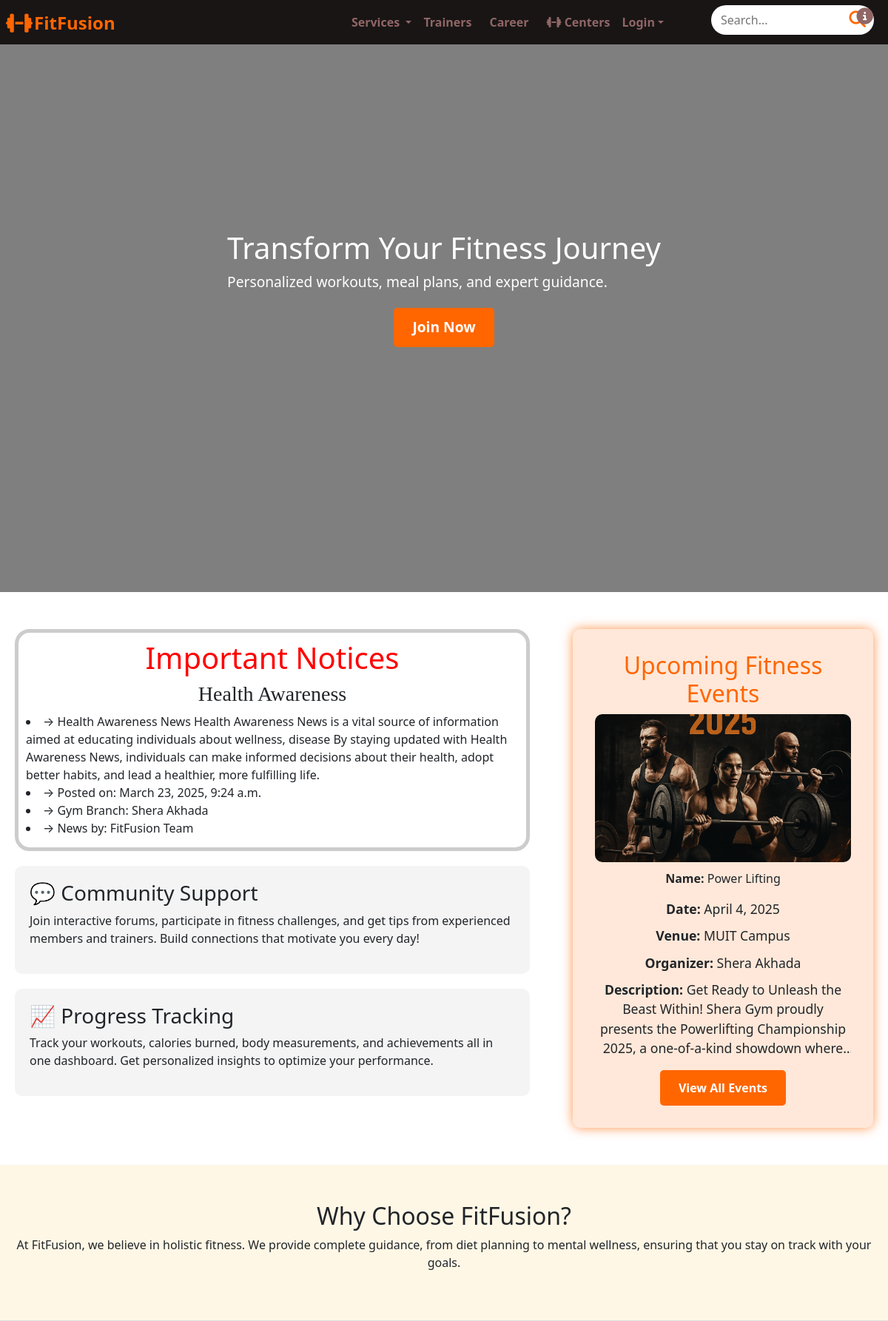
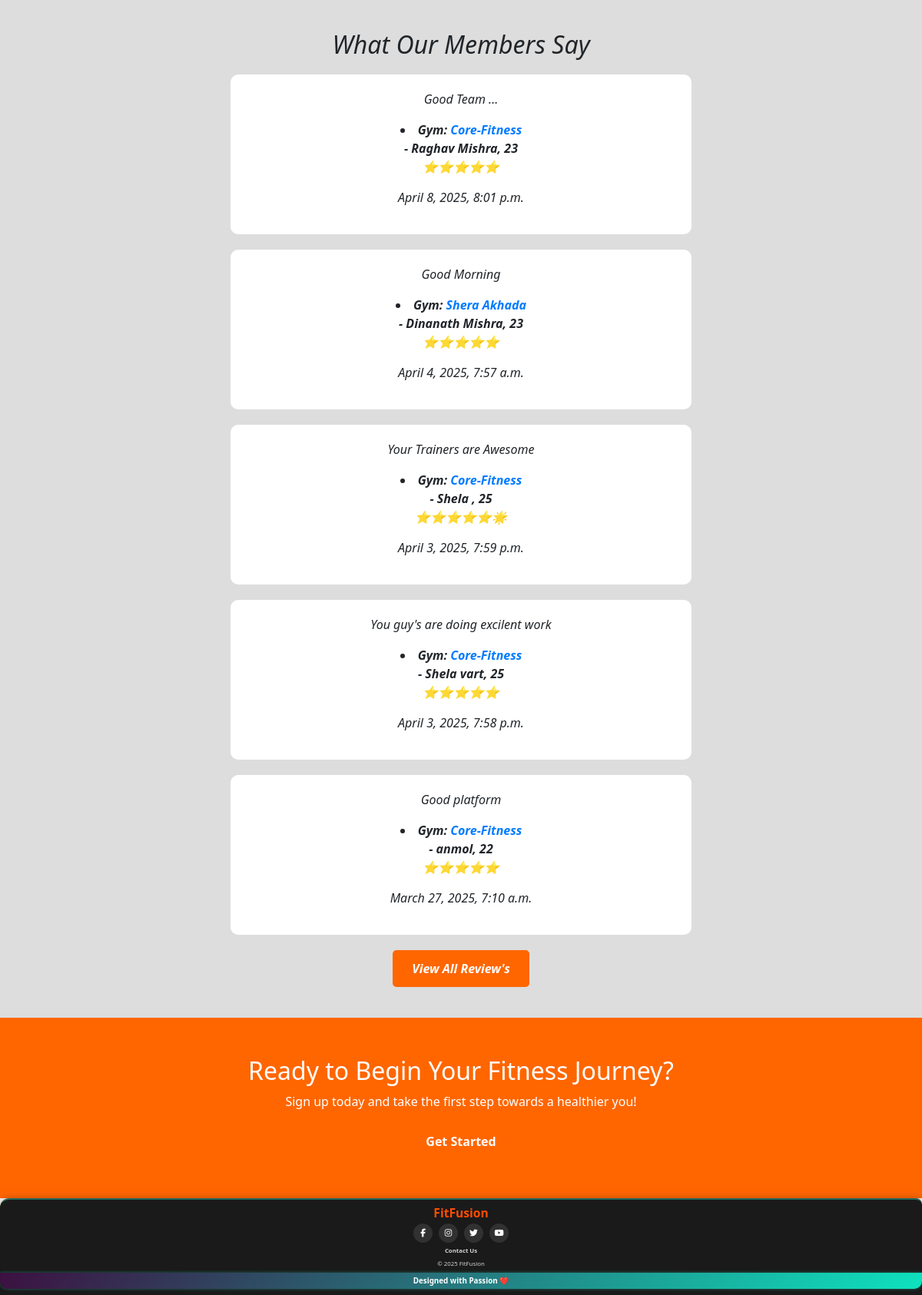
The page / on the database its author committed (2 pictures, top to bottom).
### gym/models.py (models this page shows, shortened)
class News(models.Model):
    news_title = models.CharField(max_length=100)
    news_description = models.TextField()
    news_time = models.DateTimeField(default=timezone.now)
    news_by = models.CharField(max_length=100, default="FitFusion Team")
    gym = models.ForeignKey('Gym', on_delete=models.SET_NULL, blank=True, null=True)  # Foreign key to Gym model
    class Meta:
        verbose_name = "News"
        verbose_name_plural = "News"

class Gym(models.Model):
    gym_id = models.CharField(max_length=50, primary_key=True)  # Unique ID for the gym
    password = models.CharField(max_length=128)  # Storing password (consider hashing it)
    owner_name =models.CharField(max_length=100)
    gym_name = models.CharField(max_length=100, unique=True)
    gym_city = models.CharField(max_length=50)
    contact = models.CharField(max_length=15, blank=True, null=True)
    address = models.CharField(max_length=150)
    opening_hours = models.CharField(max_length=100, default='6:00 AM - 10:00 PM')
    gym_image = models.ImageField(upload_to='gym/gym_images', blank=True, null=True)
    payment = models.BooleanField(default=False)
    def __str__(self):
        return self.gym_name

class Event(models.Model):
    gym_id = models.CharField(max_length=50, default="")
    event_name = models.CharField(max_length=100)
    event_venue = models.CharField(max_length=150)
    event_date = models.DateField(default=timezone.now)
    event_description = models.TextField()
    event_image = models.ImageField(upload_to='gym/event_images', blank=True, null=True)

class Feedback(models.Model):
    name = models.CharField(max_length=40)
    age = models.IntegerField(default=18)
    rating = models.CharField(max_length=20)
    feedback = models.TextField()
    date = models.DateTimeField(auto_now_add=True)
    gym = models.ForeignKey(Gym,  on_delete=models.SET_NULL,  blank=True,  null=True,  related_name='feedbacks')

### gym/views.py (the view)
# urls.py: path('',views.home ,name='home'),
def home(request):
    news_list = News.objects.order_by('-news_time')[:5]#set limit by time
    latest_event = Event.objects.order_by('-event_date').first()  # Latest event
    reviews = Feedback.objects.order_by('-date')[:5]
    context = {
    "notice_key": news_list, #pass news
    "event_key": latest_event,  # Pass only the latest event
    "feedback_key" : reviews, #pass feedback data
     }
    return render(request, 'gym/html/index.html',context)

### gym/templates/gym/html/index.html (shortened to what this page needs)
<!DOCTYPE html>
<html lang="en">
    {% load static %}
<head>
    <link rel="stylesheet" href="{% static 'gym/CSS/index.css' %}">
</head>
<body>
{% include 'gym/common_files/common_header.html'%}
<div class="main-body">
    <header class="hero">
        <video id="video1" class="active" autoplay muted>
            <source src="{% static 'gym/video_audio/index_video/vid4.mp4' %}" type="video/mp4">
        </video>
         <div class="hero-content">
            <h1>Transform Your Fitness Journey</h1>
            <p>Personalized workouts, meal plans, and expert guidance.</p>
           <p style="text-align: center;"><a href="/register_member/"  class="btn-primary">Join Now</a></p>
        </div>
    </header>
    <section class="features">
        <div class="features-left">
            <div class="feature-box-news">
                <h1 style="color:red;text-align:center;">Important Notices</h3>
                <marquee direction="up" scrollamount="2" onmouseover="this.stop()" onmouseout="this.start()">
                {%for n in notice_key%}
                  <h3 style="font-family: fantasy; text-align: center;" >{{n.news_title}}</h3>
                  <li>→ {{ n.news_description }}</li>
                  <li>→ Posted on: {{ n.news_time }}</li>
                  <li>→ Gym Branch: {{ n.gym }}</li>
                  <li>→ News by: {{ n.news_by }}</li>
                {% endfor %}
                </marquee>
            </div>
            <div class="feature-box">
                <h3>💬 Community Support</h3>
                <p>Join interactive forums, participate in fitness challenges, and get tips from experienced members and trainers. Build connections that motivate you every day!</p>
            </div>
            <div class="feature-box">
                <h3>📈 Progress Tracking</h3>
                <p>Track your workouts, calories burned, body measurements, and achievements all in one dashboard. Get personalized insights to optimize your performance.</p>
            </div>
        </div>
        <div class="event-box">
            <h2>Upcoming Fitness Events</h2>
            <img src="/media/{{event_key.event_image}}" class="card-img-top" alt="..event">
            <p><strong>Name:</strong> {{ event_key.event_name }}</p>
            <ul>
                <li><strong>Date:</strong> {{ event_key.event_date }}</li>
                <li><strong>Venue:</strong> {{ event_key.event_venue }}</li>
                <li><strong>Organizer:</strong> {{ event_key.gym_id }}</li>
                <li class="event-description">
                    <strong>Description:</strong> {{ event_key.event_description }}
                </li>
            </ul>
            <a href="/event/" class="btn-primary">View All Events</a>
        </div>
    </section>
    <section class="why-choose">
        <h2>Why Choose FitFusion?</h2>
        <p>At FitFusion, we believe in holistic fitness. We provide complete guidance, from diet planning to mental wellness, ensuring that you stay on track with your goals.</p>
    </section>
    <section class="testimonials">
        <h2>What Our Members Say</h2>
        {% for feed in feedback_key %}
        <div class="testimonial-box">
            <p>{{feed.feedback}}</p>
           <li><strong>Gym: <a href="javascript:void(0);" style="text-decoration: none; color: #007bff;">{{ feed.gym }}</a></strong></li>
            <strong>- {{feed.name}}, {{feed.age}}</strong>
            <p>{{feed.rating}}</p>
            <p>{{feed.date}}</p>
       </div>
        {%endfor%}
    <a href="/review/" class="btn-primary">View All Review's</a>
    </section>
    <section class="cta">
        <h2>Ready to Begin Your Fitness Journey?</h2>
        <p>Sign up today and take the first step towards a healthier you!</p>
        <a href="/register_member/" class="btn-primary">Get Started</a>
    </section>
</div>
{%include 'gym/common_files/common_footer.html' %}
</body>
</html>

### gym/static/gym/CSS/index.css (style rules this page uses)
body { font-family: Arial, sans-serif; margin: 0; padding: 0; text-align: center; }
.hero { position: relative; color: white; overflow: hidden; height: 100vh; display: flex; align-items: center; justify-content: center; padding: 20px; }
video { position: absolute; top: 0; left: 0; width: 100%; height: 100%; object-fit: cover; opacity: 0; transition: opacity 1s ease-in-out; }
video.active { opacity: 1; }
.hero::before { content: ""; position: absolute; top: 0; left: 0; width: 100%; height: 100%; background: rgba(0, 0, 0, 0.5); z-index: 0; }
.hero-content { position: relative; z-index: 2; }
.hero h1 { font-size: 2.5em; animation: fadeIn 1s ease-in-out; }
.hero p { font-size: 1.2em; margin-bottom: 20px; animation: fadeIn 1.5s ease-in-out; }
.btn-primary { display: inline-block; padding: 12px 25px; background: #ff6600; color: white; text-decoration: none; border-radius: 5px; font-weight: bold; transition: transform 0.3s ease-in-out, background 0.3s; }
.features { display: flex; justify-content: space-between; align-items: flex-start; padding: 50px 20px; flex-wrap: wrap; }
.features-left { display: flex; flex-direction: column; gap: 20px; flex: 1; max-width: 60%; }
.feature-box-news { height: 300px; overflow: hidden; border: 5px solid #ccc; padding: 10px; border-radius: 20px; transition: 0.4s; }
.feature-box { padding: 20px; background: #f4f4f4; border-radius: 10px; transition: 0.4s; }
.event-box { flex: 1; max-width: 35%; padding: 30px; background: rgba(255, 102, 0, 0.15); border-radius: 10px; box-shadow: 0 0 15px rgba(255, 102, 0, 0.7); text-align: center; overflow: hidden; box-sizing: border-box; height: 50%; }
.event-box img { width: 100%; height: auto; max-height: 200px; object-fit: cover; border-radius: 10px; margin-bottom: 10px; }
.event-description { display: -webkit-box; -webkit-line-clamp: 4; -webkit-box-orient: vertical; overflow: hidden; text-overflow: ellipsis; height: auto; }
.event-box h2 { color: #ff6600; }
.event-box ul { list-style: none; padding: 0; }
.event-box ul li { margin: 10px 0; font-size: 1.1em; }
.why-choose { background: #fff7e6; padding: 50px 20px; text-align: center; }
.testimonials { background: #ddd; padding: 40px; font-style: italic; text-align: center; }
.testimonial-box { max-width: 600px; margin: 20px auto; background: white; padding: 20px; border-radius: 10px; }
.cta { background: #ff6600; color: white; padding: 50px 20px; text-align: center; }

### rows shown on the page
News: news_title "Health Awareness", news_description "Health Awareness News Health Awareness News is a vital source of information aimed at educating individuals about wellness, disease By staying updated with Health Awareness News, individuals can make informed decisions about their health, adopt better habits, and lead a healthier, more fulfilling life.", news_time "March 23, 2025, 9:24 a.m.", gym "Shera Akhada", news_by "FitFusion Team"
Event: event_image (picture), event_name "Power Lifting", event_date "April 4, 2025", event_venue "MUIT Campus", gym_id "Shera Akhada", event_description "Get Ready to Unleash the Beast Within! Shera Gym proudly presents the Powerlifting Championship 2025, a one-of-a-kind showdown…"
Feedback: feedback "Good Team ...", gym "Core-Fitness", name "Raghav Mishra", age "23", rating "⭐⭐⭐⭐⭐", date "April 8, 2025, 8:01 p.m."
Feedback: feedback "Good Morning", gym "Shera Akhada", name "Dinanath Mishra", age "23", rating "⭐⭐⭐⭐⭐", date "April 4, 2025, 7:57 a.m."
Feedback: feedback "Your Trainers are Awesome", gym "Core-Fitness", name "Shela", age "25", rating "⭐⭐⭐⭐⭐🌟", date "April 3, 2025, 7:59 p.m."
Feedback: feedback "You guy's are doing excilent work", gym "Core-Fitness", name "Shela vart", age "25", rating "⭐⭐⭐⭐⭐", date "April 3, 2025, 7:58 p.m."
Feedback: feedback "Good platform", gym "Core-Fitness", name "anmol", age "22", rating "⭐⭐⭐⭐⭐", date "March 27, 2025, 7:10 a.m."
